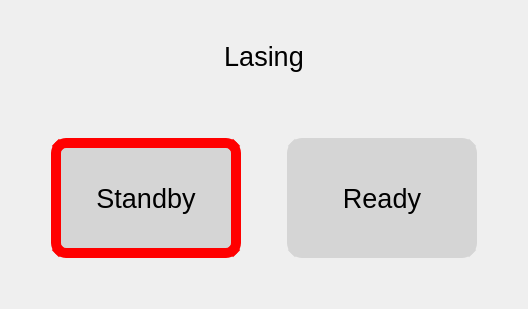
            <widget class="QWidget" name="laserPage">
             <property name="layoutDirection">
              <enum>Qt::LeftToRight</enum>
             </property>
             <layout class="QVBoxLayout" name="verticalLayout_14">
              <property name="topMargin">
               <number>11</number>
              </property>
              <item>
               <layout class="QVBoxLayout" name="verticalLayout_34">
                <property name="leftMargin">
                 <number>0</number>
                </property>
                <property name="topMargin">
                 <number>10</number>
                </property>
                <property name="rightMargin">
                 <number>0</number>
                </property>
                <property name="bottomMargin">
                 <number>40</number>
                </property>
                <item>
                 <layout class="QHBoxLayout" name="laserMiddleLayer" stretch="7">
                  <property name="topMargin">
                   <number>0</number>
                  </property>
                  <item>
                   <layout class="QVBoxLayout" name="verticalLayout_28" stretch="1,0,4">
                    <property name="topMargin">
                     <number>0</number>
                    </property>
                    <property name="bottomMargin">
                     <number>20</number>
                    </property>
                    <item>
                     <widget class="QLabel" name="lblSpark">
                      <property name="text">
                       <string/>
                      </property>
                      <property name="alignment">
                       <set>Qt::AlignCenter</set>
                      </property>
                     </widget>
                    </item>
                    <item>
                     <widget class="QLabel" name="lblLasing">
                      <property name="font">
                       <font>
                        <family>Arial</family>
                        <pointsize>20</pointsize>
                       </font>
                      </property>
                      <property name="text">
                       <string>Lasing</string>
                      </property>
                      <property name="alignment">
                       <set>Qt::AlignCenter</set>
                      </property>
                     </widget>
                    </item>
                    <item>
                     <spacer name="verticalSpacer_24">
                      <property name="orientation">
                       <enum>Qt::Vertical</enum>
                      </property>
                      <property name="sizeHint" stdset="0">
                       <size>
                        <width>20</width>
                        <height>40</height>
                       </size>
                      </property>
                     </spacer>
                    </item>
                   </layout>
                  </item>
                 </layout>
                </item>
                <item>
                 <layout class="QHBoxLayout" name="laserBottomLayer" stretch="2,1,0,1,2">
                  <property name="leftMargin">
                   <number>0</number>
                  </property>
                  <property name="topMargin">
                   <number>0</number>
                  </property>
                  <property name="rightMargin">
                   <number>0</number>
                  </property>
                  <item>
                   <spacer name="horizontalSpacer_26">
                    <property name="orientation">
                     <enum>Qt::Horizontal</enum>
                    </property>
                    <property name="sizeHint" stdset="0">
                     <size>
                      <width>40</width>
                      <height>20</height>
                     </size>
                    </property>
                   </spacer>
                  </item>
                  <item>
                   <widget class="QPushButton" name="btnStandby">
                    <property name="font">
                     <font>
                      <family>Arial</family>
                      <pointsize>20</pointsize>
                     </font>
                    </property>
                    <property name="styleSheet">
                     <string notr="true">QPushButton {
background-color: rgb(213, 213, 213);
color: rgb(0, 0, 0);
min-width: 170px;
min-height: 100px;
border-radius: 15px;
border: 10px solid red;
outline:0;
}
QPushButton:pressed{
background-color: rgb(0, 170, 255);
border: 10px solid red;
}

</string>
                    </property>
                    <property name="text">
                     <string>Standby</string>
                    </property>
                    <property name="icon">
                     <iconset>
                      <normaloff>images/standby.png</normaloff>images/standby.png</iconset>
                    </property>
                    <property name="iconSize">
                     <size>
                      <width>60</width>
                      <height>60</height>
                     </size>
                    </property>
                   </widget>
                  </item>
                  <item>
                   <spacer name="horizontalSpacer_27">
                    <property name="orientation">
                     <enum>Qt::Horizontal</enum>
                    </property>
                    <property name="sizeHint" stdset="0">
                     <size>
                      <width>40</width>
                      <height>20</height>
                     </size>
                    </property>
                   </spacer>
                  </item>
                  <item>
                   <widget class="QPushButton" name="btnReady">
                    <property name="font">
                     <font>
                      <family>Arial</family>
                      <pointsize>20</pointsize>
                     </font>
                    </property>
                    <property name="styleSheet">
                     <string notr="true">QPushButton {
background-color: rgb(213, 213, 213);
color: rgb(0, 0, 0);
min-width: 170px;
min-height: 100px;
border-radius: 15px;
border: 10px solid rgb(213, 213, 213);
outline:0;
}

QPushButton:pressed{
background-color: rgb(0, 170, 255);
border: 10px solid rgb(0, 170, 255);
}
</string>
                    </property>
                    <property name="text">
                     <string>Ready</string>
                    </property>
                    <property name="icon">
                     <iconset>
                      <normaloff>images/ready.png</normaloff>images/ready.png</iconset>
                    </property>
                    <property name="iconSize">
                     <size>
                      <width>60</width>
                      <height>60</height>
                     </size>
                    </property>
                   </widget>
                  </item>
                  <item>
                   <spacer name="horizontalSpacer_30">
                    <property name="orientation">
                     <enum>Qt::Horizontal</enum>
                    </property>
                    <property name="sizeHint" stdset="0">
                     <size>
                      <width>40</width>
                      <height>20</height>
                     </size>
                    </property>
                   </spacer>
                  </item>
                 </layout>
                </item>
               </layout>
              </item>
             </layout>
            </widget>
